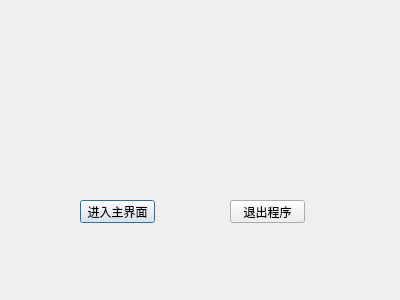
<?xml version="1.0" encoding="UTF-8"?>
<ui version="4.0">
 <class>MyDialog</class>
 <widget class="QDialog" name="MyDialog">
  <property name="geometry">
   <rect>
    <x>0</x>
    <y>0</y>
    <width>400</width>
    <height>300</height>
   </rect>
  </property>
  <property name="windowTitle">
   <string>Dialog</string>
  </property>
  <widget class="QPushButton" name="pushButton">
   <property name="geometry">
    <rect>
     <x>80</x>
     <y>200</y>
     <width>75</width>
     <height>23</height>
    </rect>
   </property>
   <property name="text">
    <string>进入主界面</string>
   </property>
  </widget>
  <widget class="QPushButton" name="pushButton_2">
   <property name="geometry">
    <rect>
     <x>230</x>
     <y>200</y>
     <width>75</width>
     <height>23</height>
    </rect>
   </property>
   <property name="text">
    <string>退出程序</string>
   </property>
  </widget>
 </widget>
 <resources/>
 <connections>
  <connection>
   <sender>pushButton_2</sender>
   <signal>clicked()</signal>
   <receiver>MyDialog</receiver>
   <slot>close()</slot>
   <hints>
    <hint type="sourcelabel">
     <x>260</x>
     <y>211</y>
    </hint>
    <hint type="destinationlabel">
     <x>405</x>
     <y>211</y>
    </hint>
   </hints>
  </connection>
 </connections>
</ui>
